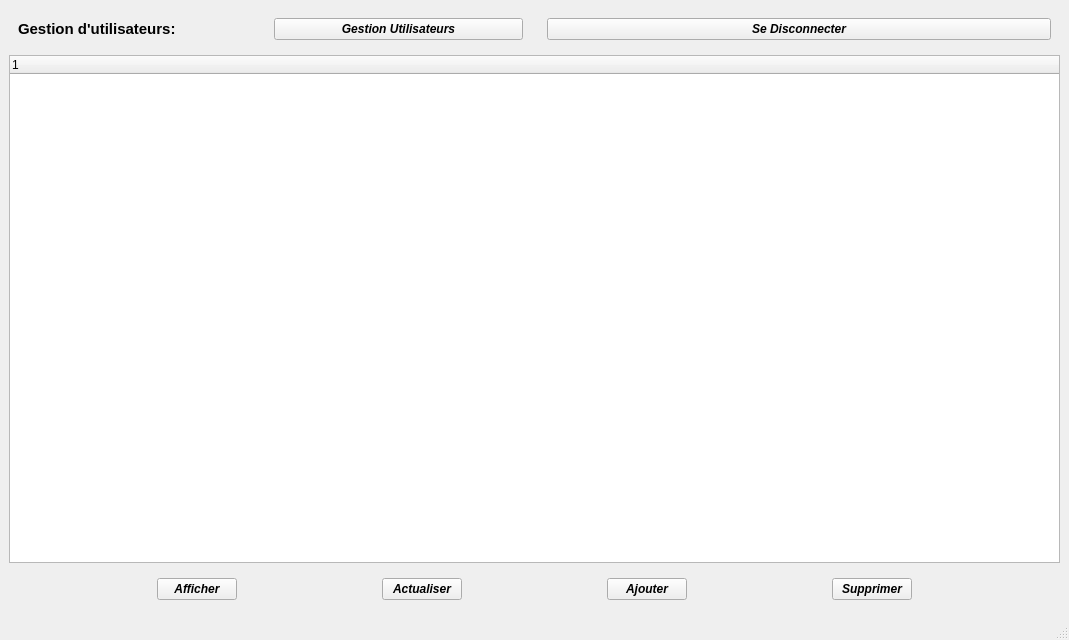
<?xml version="1.0" encoding="UTF-8"?>
<ui version="4.0">
 <class>MainWindow</class>
 <widget class="QMainWindow" name="MainWindow">
  <property name="geometry">
   <rect>
    <x>0</x>
    <y>0</y>
    <width>1069</width>
    <height>640</height>
   </rect>
  </property>
  <property name="windowTitle">
   <string>MainWindow</string>
  </property>
  <widget class="QWidget" name="centralwidget">
   <layout class="QGridLayout" name="gridLayout">
    <item row="0" column="0">
     <layout class="QHBoxLayout" name="horizontalLayout_2">
      <item>
       <widget class="QWidget" name="widget" native="true">
        <layout class="QHBoxLayout" name="horizontalLayout">
         <item>
          <widget class="QLabel" name="label_2">
           <property name="font">
            <font>
             <pointsize>11</pointsize>
             <bold>true</bold>
            </font>
           </property>
           <property name="text">
            <string>Gestion d'utilisateurs:</string>
           </property>
          </widget>
         </item>
         <item>
          <widget class="QPushButton" name="Gestion_Button">
           <property name="font">
            <font>
             <italic>true</italic>
             <bold>true</bold>
            </font>
           </property>
           <property name="text">
            <string>Gestion Utilisateurs</string>
           </property>
          </widget>
         </item>
        </layout>
       </widget>
      </item>
      <item>
       <widget class="QWidget" name="widget_3" native="true">
        <layout class="QHBoxLayout" name="horizontalLayout_3">
         <item>
          <widget class="QPushButton" name="Disconnect_Button">
           <property name="font">
            <font>
             <italic>true</italic>
             <bold>true</bold>
            </font>
           </property>
           <property name="text">
            <string>Se Disconnecter</string>
           </property>
          </widget>
         </item>
        </layout>
       </widget>
      </item>
     </layout>
    </item>
    <item row="1" column="0">
     <widget class="QTreeWidget" name="profillist"/>
    </item>
    <item row="2" column="0">
     <widget class="QWidget" name="widget_2" native="true">
      <layout class="QHBoxLayout" name="horizontalLayout_4">
       <item>
        <spacer name="horizontalSpacer">
         <property name="orientation">
          <enum>Qt::Horizontal</enum>
         </property>
         <property name="sizeHint" stdset="0">
          <size>
           <width>128</width>
           <height>20</height>
          </size>
         </property>
        </spacer>
       </item>
       <item>
        <widget class="QPushButton" name="Afficher">
         <property name="font">
          <font>
           <italic>true</italic>
           <bold>true</bold>
          </font>
         </property>
         <property name="text">
          <string>Afficher</string>
         </property>
        </widget>
       </item>
       <item>
        <spacer name="horizontalSpacer_5">
         <property name="orientation">
          <enum>Qt::Horizontal</enum>
         </property>
         <property name="sizeHint" stdset="0">
          <size>
           <width>108</width>
           <height>20</height>
          </size>
         </property>
        </spacer>
       </item>
       <item>
        <widget class="QPushButton" name="Actualiser">
         <property name="font">
          <font>
           <italic>true</italic>
           <bold>true</bold>
          </font>
         </property>
         <property name="text">
          <string>Actualiser</string>
         </property>
        </widget>
       </item>
       <item>
        <spacer name="horizontalSpacer_2">
         <property name="orientation">
          <enum>Qt::Horizontal</enum>
         </property>
         <property name="sizeHint" stdset="0">
          <size>
           <width>100</width>
           <height>20</height>
          </size>
         </property>
        </spacer>
       </item>
       <item>
        <widget class="QPushButton" name="Ajouter">
         <property name="font">
          <font>
           <italic>true</italic>
           <bold>true</bold>
          </font>
         </property>
         <property name="text">
          <string>Ajouter</string>
         </property>
        </widget>
       </item>
       <item>
        <spacer name="horizontalSpacer_3">
         <property name="orientation">
          <enum>Qt::Horizontal</enum>
         </property>
         <property name="sizeHint" stdset="0">
          <size>
           <width>118</width>
           <height>20</height>
          </size>
         </property>
        </spacer>
       </item>
       <item>
        <widget class="QPushButton" name="Supprimer">
         <property name="font">
          <font>
           <italic>true</italic>
           <bold>true</bold>
          </font>
         </property>
         <property name="text">
          <string>Supprimer</string>
         </property>
        </widget>
       </item>
       <item>
        <spacer name="horizontalSpacer_4">
         <property name="orientation">
          <enum>Qt::Horizontal</enum>
         </property>
         <property name="sizeHint" stdset="0">
          <size>
           <width>128</width>
           <height>20</height>
          </size>
         </property>
        </spacer>
       </item>
      </layout>
     </widget>
    </item>
   </layout>
  </widget>
  <widget class="QMenuBar" name="menubar">
   <property name="geometry">
    <rect>
     <x>0</x>
     <y>0</y>
     <width>1069</width>
     <height>26</height>
    </rect>
   </property>
  </widget>
  <widget class="QStatusBar" name="statusbar"/>
  <action name="actionSe_Disconnexion">
   <property name="text">
    <string>Se Disconnexion</string>
   </property>
  </action>
 </widget>
 <resources/>
 <connections/>
</ui>
